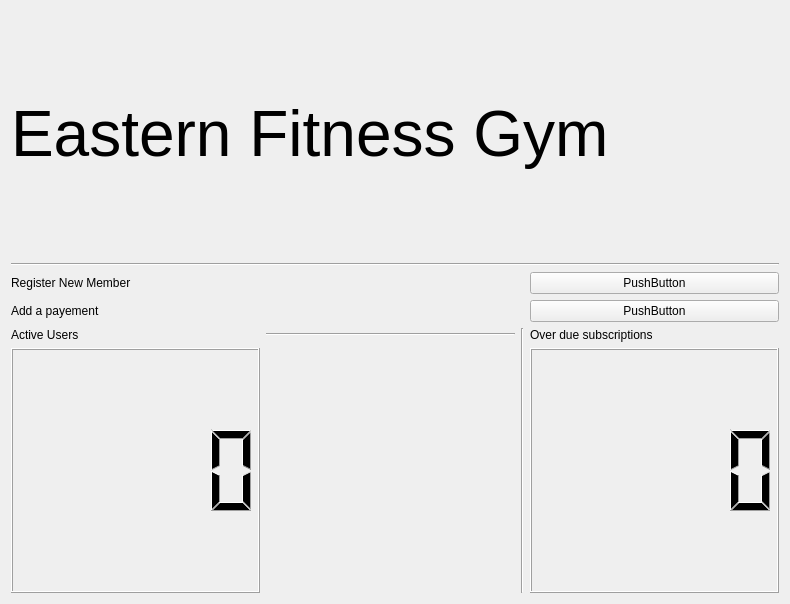
<?xml version="1.0" encoding="UTF-8"?>
<ui version="4.0">
 <class>Form</class>
 <widget class="QWidget" name="Form">
  <property name="geometry">
   <rect>
    <x>0</x>
    <y>0</y>
    <width>790</width>
    <height>604</height>
   </rect>
  </property>
  <property name="windowTitle">
   <string>Form</string>
  </property>
  <layout class="QVBoxLayout" name="verticalLayout">
   <item>
    <layout class="QGridLayout" name="gridLayout">
     <item row="3" column="0">
      <widget class="QLabel" name="_lblAddPayement">
       <property name="text">
        <string>Add a payement</string>
       </property>
      </widget>
     </item>
     <item row="2" column="3">
      <widget class="QPushButton" name="_pbRegNewMember">
       <property name="text">
        <string>PushButton</string>
       </property>
      </widget>
     </item>
     <item row="6" column="0">
      <widget class="QLCDNumber" name="_lcdActiveUsersCount"/>
     </item>
     <item row="5" column="2" rowspan="2">
      <widget class="Line" name="_vLine">
       <property name="orientation">
        <enum>Qt::Orientation::Vertical</enum>
       </property>
      </widget>
     </item>
     <item row="6" column="3">
      <widget class="QLCDNumber" name="_lcdOverdueSubCount"/>
     </item>
     <item row="2" column="0">
      <widget class="QLabel" name="_lblRegNewMember">
       <property name="text">
        <string>Register New Member</string>
       </property>
      </widget>
     </item>
     <item row="5" column="0">
      <widget class="QLabel" name="_lblActiveUsers">
       <property name="text">
        <string>Active Users</string>
       </property>
      </widget>
     </item>
     <item row="0" column="0" colspan="4">
      <widget class="QLabel" name="_lblGymName">
       <property name="font">
        <font>
         <pointsize>48</pointsize>
        </font>
       </property>
       <property name="text">
        <string>Eastern Fitness Gym</string>
       </property>
      </widget>
     </item>
     <item row="3" column="3">
      <widget class="QPushButton" name="_pbAddPayemnt">
       <property name="text">
        <string>PushButton</string>
       </property>
      </widget>
     </item>
     <item row="5" column="3">
      <widget class="QLabel" name="_lblOverdueSub">
       <property name="text">
        <string>Over due subscriptions</string>
       </property>
      </widget>
     </item>
     <item row="1" column="0" colspan="4">
      <widget class="Line" name="_hLineTop">
       <property name="orientation">
        <enum>Qt::Orientation::Horizontal</enum>
       </property>
      </widget>
     </item>
     <item row="5" column="1">
      <widget class="Line" name="_hLineBottom">
       <property name="orientation">
        <enum>Qt::Orientation::Horizontal</enum>
       </property>
      </widget>
     </item>
    </layout>
   </item>
  </layout>
 </widget>
 <resources/>
 <connections/>
</ui>
